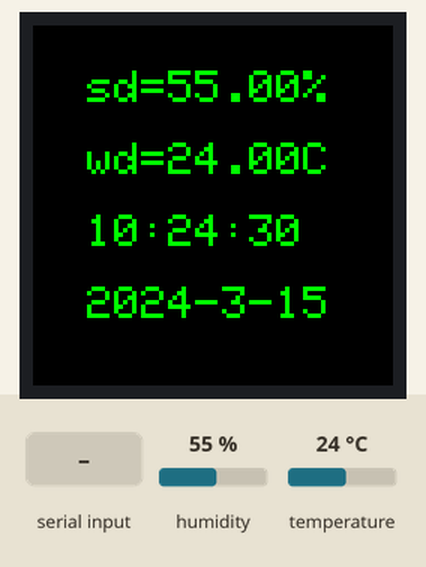
This sketch was run on a simulated Arduino Uno, built with avr-gcc and run on an emulated ATmega328P. Shown: 240×240 colour display. The test bench sets the inputs (shaded band); at power-on: humidity 55 %, temperature 24 °C. The local clock reads 2024-03-15 10:24:30 at power-on unless the sketch sets it; what the sketch prints to the serial monitor is not drawn.

Above: at 1.2 s.
1.3 s: "," received over Serial
At 2.6 s:
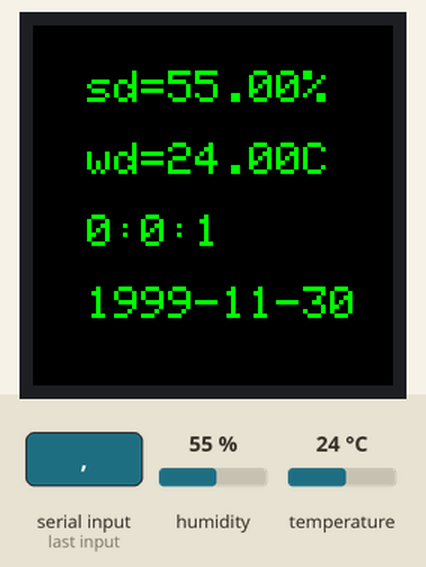
4.9 s: humidity set to 22 %
At 6.6 s:
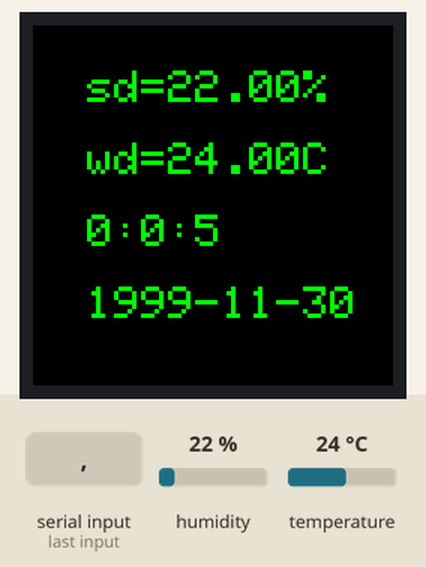
7.6 s: "1\n" received over Serial
At 10.0 s:
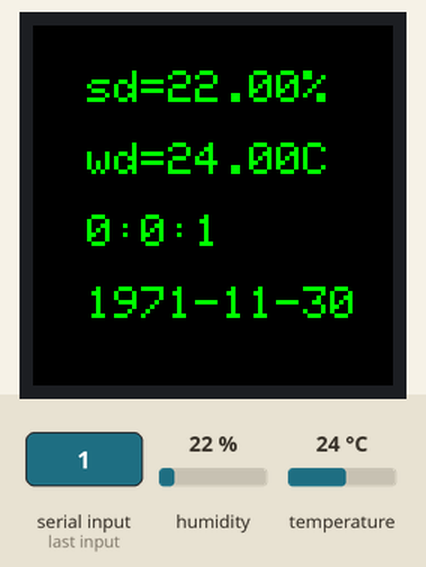
10.4 s: temperature set to 12 °C
At 12.7 s:
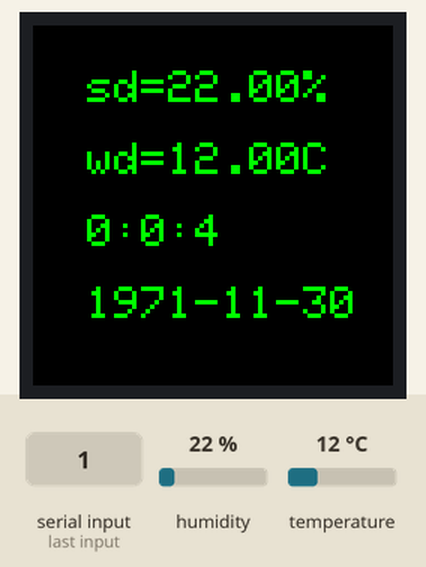
13.7 s: humidity set to 40 %
At 15.7 s:
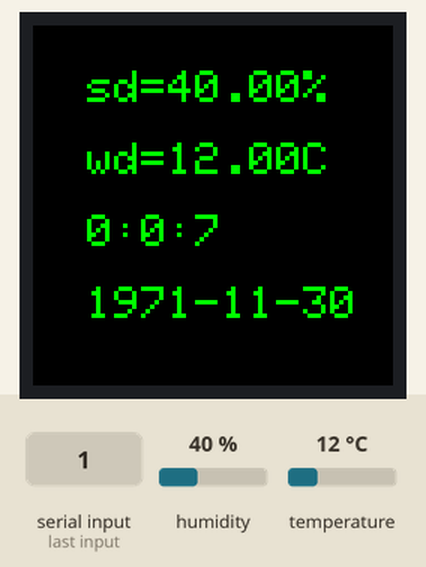
15.8 s: temperature set to 19 °C
At 16.8 s:
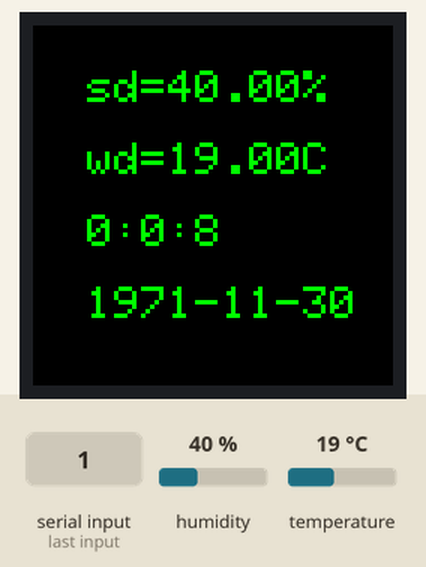
Timing chart, 0 to 18.8 s (numbered marks = the images above; inputs shaded):
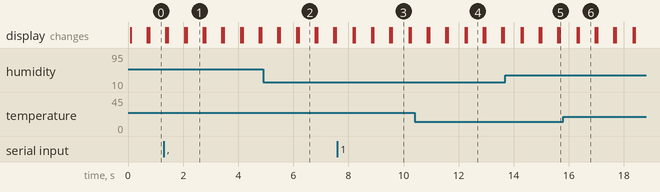

The sketch:

1302dht11.ino
```cpp
#include <stdio.h>
#include <DS1302.h>
#include <Adafruit_GFX.h>    // Core graphics library by Adafruit
#include <Arduino_ST7789.h> // Hardware-specific library for ST7789 (with or without CS pin)
#include <SPI.h>
#include <DHT.h>
#include <DHT_U.h>

#define TFT_DC    4
#define TFT_RST   5
#define TFT_MOSI  11
#define TFT_SCLK  13
#define DHTPIN 10
#define DHTTYPE DHT11

DS1302 rtc(6, 7, 8); //rst,dat,scl
Arduino_ST7789 tft = Arduino_ST7789(TFT_DC, TFT_RST);
DHT dht(DHTPIN, DHTTYPE);

String comdata = "";
int numdata[7] ={0}, j = 0, mark = 0;
char buf[50];
void setup() {
  Serial.begin(9600);
  rtc.writeProtect(false);
  rtc.halt(false);
  tft.init(240, 240);
  dht.begin();
}

void loop() {
 float sd = dht.readHumidity();
 float wd = dht.readTemperature();
  Time t = rtc.time();
  snprintf(buf, sizeof(buf), "%04d-%02d-%02d %02d:%02d:%02d",t.yr, t.mon, t.date,t.hr, t.min, t.sec);
  Serial.print(buf);
  Serial.print("  wd=");
  Serial.print(wd);
  Serial.print("C");
  Serial.print("  sd=");
  Serial.print(sd);
  Serial.println("%");
  sheding();
  tft.fillScreen(BLACK);
  tft.setCursor(0, 30);
  tft.setTextColor(GREEN);
  tft.setTextSize(3);
  tft.print("  ");
  tft.print("sd=");
  tft.print(sd);
  tft.println("%");
  tft.println("");
  tft.print("  ");
  tft.print("wd=");
  tft.print(wd);
  tft.println("C");
  tft.println("");
  tft.print("  ");
  tft.print(t.hr);
  tft.print(":");
  tft.print(t.min);
  tft.print(":");
  tft.println(t.sec);
  tft.println("");
  tft.print("  ");
  tft.print(t.yr);
  tft.print("-");
  tft.print(t.mon);
  tft.print("-");
  tft.print(t.date);
  delay(600);
 }
 void sheding() {
   /* 一下为串口输入改变数据程序, 当串口有数据的时候，将数据拼接到变量comdata */
    while (Serial.available() > 0)
    {
        comdata += char(Serial.read());
        delay(2);
        mark = 1;
    }
     /* 以逗号分隔分解comdata的字符串，分解结果变成转换成数字到numdata[]数组 */
    if(mark == 1)
    {
        Serial.print("You inputed : ");
        Serial.println(comdata);
        for(int i = 0; i < comdata.length() ; i++)
        {
            if(comdata[i] == ',' || comdata[i] == 0x10 || comdata[i] == 0x13)
            {
                j++;
            }
            else
            {
                numdata[j] = numdata[j] * 10 + (comdata[i] - '0');
            }
        }
          /* 将转换好的numdata凑成时间格式，写入DS1302 */
        Time t(numdata[0], numdata[1], numdata[2], numdata[3], numdata[4], numdata[5], numdata[6]);
        rtc.time(t);
        mark = 0;j=0;   /* 清空 comdata 变量，以便等待下一次输入 */
        comdata = String("");  /* 清空 numdata */
        for(int i = 0; i < 7 ; i++) {numdata[i]=0;}
    }
 }
```

Measured:
- what the display in image 1 shows lasts 0.6 s, from 2.1 s to 2.7 s
